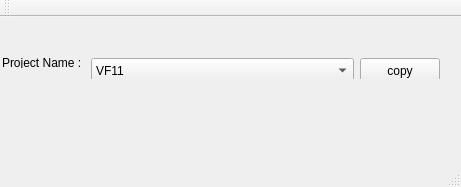
<?xml version="1.0" encoding="UTF-8"?>
<ui version="4.0">
 <class>MainWindow</class>
 <widget class="QMainWindow" name="MainWindow">
  <property name="geometry">
   <rect>
    <x>0</x>
    <y>0</y>
    <width>461</width>
    <height>187</height>
   </rect>
  </property>
  <property name="windowTitle">
   <string>MainWindow</string>
  </property>
  <widget class="QWidget" name="centralWidget">
   <widget class="QWidget" name="gridLayoutWidget">
    <property name="geometry">
     <rect>
      <x>0</x>
      <y>30</y>
      <width>451</width>
      <height>32</height>
     </rect>
    </property>
    <layout class="QGridLayout" name="gridLayout" rowstretch="0" columnstretch="0,5,2">
     <property name="sizeConstraint">
      <enum>QLayout::SetDefaultConstraint</enum>
     </property>
     <property name="leftMargin">
      <number>2</number>
     </property>
     <item row="0" column="1">
      <widget class="QComboBox" name="comboBox_ProgName">
       <property name="minimumSize">
        <size>
         <width>0</width>
         <height>25</height>
        </size>
       </property>
       <item>
        <property name="text">
         <string>VF11</string>
        </property>
       </item>
       <item>
        <property name="text">
         <string>FE6</string>
        </property>
       </item>
      </widget>
     </item>
     <item row="0" column="2">
      <widget class="QPushButton" name="pushBtn_Copy">
       <property name="enabled">
        <bool>true</bool>
       </property>
       <property name="sizePolicy">
        <sizepolicy hsizetype="Fixed" vsizetype="Fixed">
         <horstretch>0</horstretch>
         <verstretch>0</verstretch>
        </sizepolicy>
       </property>
       <property name="minimumSize">
        <size>
         <width>50</width>
         <height>25</height>
        </size>
       </property>
       <property name="text">
        <string>copy</string>
       </property>
      </widget>
     </item>
     <item row="0" column="0">
      <widget class="QLabel" name="label">
       <property name="text">
        <string>Project Name : </string>
       </property>
      </widget>
     </item>
    </layout>
   </widget>
  </widget>
  <widget class="QMenuBar" name="menuBar">
   <property name="geometry">
    <rect>
     <x>0</x>
     <y>0</y>
     <width>461</width>
     <height>17</height>
    </rect>
   </property>
  </widget>
  <widget class="QToolBar" name="mainToolBar">
   <attribute name="toolBarArea">
    <enum>TopToolBarArea</enum>
   </attribute>
   <attribute name="toolBarBreak">
    <bool>false</bool>
   </attribute>
  </widget>
  <widget class="QStatusBar" name="statusBar"/>
 </widget>
 <layoutdefault spacing="6" margin="11"/>
 <resources/>
 <connections/>
</ui>
